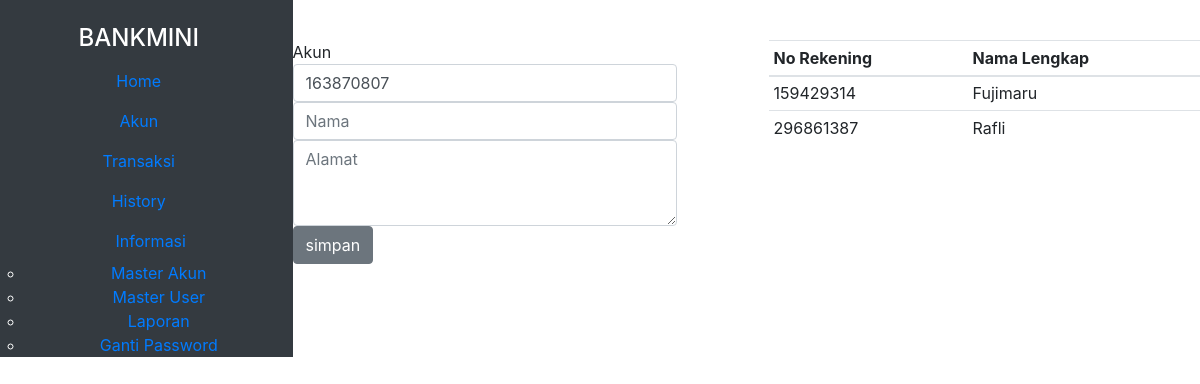
The app's page /index.php/dashboard/akun with its own data.
### tables this page shows
CREATE TABLE `akun` (
  `id_akun` char(10) NOT NULL,
  `nama` varchar(20) NOT NULL,
  `alamat` text NOT NULL
);

### application/controllers/Dashboard.php (called while the page is built, shortened)
<?php
class dashboard extends CI_Controller {
    public function __construct(){
        $this->load->helper('url');
        $this->load->helper('date');
        $this->load->library('session');
        $this->load->model('mUser');
        $this->load->model('mTransaksi');
        $this->load->model('mAkun');
    }
    public function akun()
    {
        $data['allAkun'] = $this->mAkun->getAllAkun();
        $this->load->view('akun',$data);
    }
}

### index.php (called while the page is built, shortened)
<?php
require_once BASEPATH.'core/CodeIgniter.php';

### application/models/mAkun.php (called while the page is built)
<?php
class mAkun extends CI_MODEL{
    public function getAllAkun(){
        $query = $this->db->get('akun');
        return $query->result();
    }
}

### application/views/akun.php (the view)
<?php include "template/header.php" ?>
<div class="body-content">
    <div class="container">
        <div class="row">
            <div class="col-md-5 p-0 m-0">
                <div class="sub">
                    Akun
                </div>
                <?= form_open('dashboard/akunInsert') ?>
                    <div class="form-row ">
                        <div class="col-12">
                            <div>
                                <input type="number" name="noreg" value="<?= rand(); ?>" class="form-control white" placeholder="No Rekening" >
                            </div>
                            <div>
                                <input type="name" name="name" class="form-control white" placeholder="Nama">
                            </div>
                            <div>
                                <textarea class="form-control white" name="alamat" placeholder="Alamat" rows="3"></textarea>
                            </div>
                        </div>
                    </div>
                    <button type="submit" class="btn btn-secondary">simpan</button>
                </form>
            </div>
            <div class="col-md-1"></div>
            <div class="col-md-6">
                <div class="bgtable">
                    <table class="table table-sm ">
                        <thead>
                            <tr>
                                <th scope="col">No Rekening</th>
                                <th scope="col">Nama Lengkap</th>
                            </tr>
                        </thead>
                        <tbody>
                           <?php foreach ($allAkun as $row):?>
                           <tr>
                                <td> <?= $row->id_akun ?> </td>
                                <td> <?= $row->nama ?> </td>
                           </tr>
                            <?php endforeach ?>
                        </tbody>
                    </table>
                </div>
            </div>
        </div>
    </div>
</div>
<?php include "template/footer.php" ?>

### records on screen
akun: id_akun "159429314", nama "Fujimaru"
akun: id_akun "296861387", nama "Rafli"
